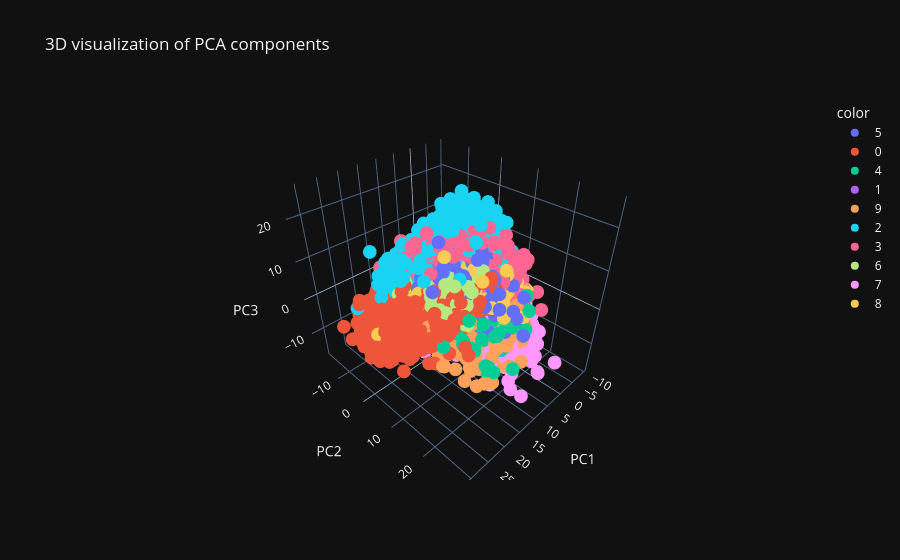

Notebook source saved alongside this figure:
### Markdown cell above
* Побудуємо 3D-графік (PC1, PC2, PC3) для кращого розуміння структури даних (використаємо matplotlib.axes3d). Точки зафарбуємо відповідно до класу цифри.

### Code cell
import plotly.express as px

fig = (px.scatter_3d
    (
        x = X_pca[:,0],
        y = X_pca[:,1],
        z = X_pca[:,2],
        color = y,
        labels = {
            "x": "PC1",
            "y": "PC2",
            "z": "PC3"
        },
        title = "3D visualization of PCA components"
    ))
fig.show()

### Figure 1 — Plotly figure (JSON) as saved in the notebook; plotly's stock layout.template omitted (floating-point values rounded to 4 significant figures; data arrays with more than 128 entries replaced by an {"elided": "..."} marker saying what was removed)
{"data": [{"hovertemplate": "color=5<br>PC1=%{x}<br>PC2=%{y}<br>PC3=%{z}<extra></extra>", "legendgroup": "5", "marker": {"color": "#636efa", "symbol": "circle"}, "mode": "markers", "name": "5", "scene": "scene", "showlegend": true, "x": {"elided": "6313 float values"}, "y": {"elided": "6313 float values"}, "z": {"elided": "6313 float values"}, "type": "scatter3d"}, {"hovertemplate": "color=0<br>PC1=%{x}<br>PC2=%{y}<br>PC3=%{z}<extra></extra>", "legendgroup": "0", "marker": {"color": "#EF553B", "symbol": "circle"}, "mode": "markers", "name": "0", "scene": "scene", "showlegend": true, "x": {"elided": "6903 float values"}, "y": {"elided": "6903 float values"}, "z": {"elided": "6903 float values"}, "type": "scatter3d"}, {"hovertemplate": "color=4<br>PC1=%{x}<br>PC2=%{y}<br>PC3=%{z}<extra></extra>", "legendgroup": "4", "marker": {"color": "#00cc96", "symbol": "circle"}, "mode": "markers", "name": "4", "scene": "scene", "showlegend": true, "x": {"elided": "6824 float values"}, "y": {"elided": "6824 float values"}, "z": {"elided": "6824 float values"}, "type": "scatter3d"}, {"hovertemplate": "color=1<br>PC1=%{x}<br>PC2=%{y}<br>PC3=%{z}<extra></extra>", "legendgroup": "1", "marker": {"color": "#ab63fa", "symbol": "circle"}, "mode": "markers", "name": "1", "scene": "scene", "showlegend": true, "x": {"elided": "7877 float values"}, "y": {"elided": "7877 float values"}, "z": {"elided": "7877 float values"}, "type": "scatter3d"}, {"hovertemplate": "color=9<br>PC1=%{x}<br>PC2=%{y}<br>PC3=%{z}<extra></extra>", "legendgroup": "9", "marker": {"color": "#FFA15A", "symbol": "circle"}, "mode": "markers", "name": "9", "scene": "scene", "showlegend": true, "x": {"elided": "6958 float values"}, "y": {"elided": "6958 float values"}, "z": {"elided": "6958 float values"}, "type": "scatter3d"}, {"hovertemplate": "color=2<br>PC1=%{x}<br>PC2=%{y}<br>PC3=%{z}<extra></extra>", "legendgroup": "2", "marker": {"color": "#19d3f3", "symbol": "circle"}, "mode": "markers", "name": "2", "scene": "scene", "showlegend": true, "x": {"elided": "6990 float values"}, "y": {"elided": "6990 float values"}, "z": {"elided": "6990 float values"}, "type": "scatter3d"}, {"hovertemplate": "color=3<br>PC1=%{x}<br>PC2=%{y}<br>PC3=%{z}<extra></extra>", "legendgroup": "3", "marker": {"color": "#FF6692", "symbol": "circle"}, "mode": "markers", "name": "3", "scene": "scene", "showlegend": true, "x": {"elided": "7141 float values"}, "y": {"elided": "7141 float values"}, "z": {"elided": "7141 float values"}, "type": "scatter3d"}, {"hovertemplate": "color=6<br>PC1=%{x}<br>PC2=%{y}<br>PC3=%{z}<extra></extra>", "legendgroup": "6", "marker": {"color": "#B6E880", "symbol": "circle"}, "mode": "markers", "name": "6", "scene": "scene", "showlegend": true, "x": {"elided": "6876 float values"}, "y": {"elided": "6876 float values"}, "z": {"elided": "6876 float values"}, "type": "scatter3d"}, {"hovertemplate": "color=7<br>PC1=%{x}<br>PC2=%{y}<br>PC3=%{z}<extra></extra>", "legendgroup": "7", "marker": {"color": "#FF97FF", "symbol": "circle"}, "mode": "markers", "name": "7", "scene": "scene", "showlegend": true, "x": {"elided": "7293 float values"}, "y": {"elided": "7293 float values"}, "z": {"elided": "7293 float values"}, "type": "scatter3d"}, {"hovertemplate": "color=8<br>PC1=%{x}<br>PC2=%{y}<br>PC3=%{z}<extra></extra>", "legendgroup": "8", "marker": {"color": "#FECB52", "symbol": "circle"}, "mode": "markers", "name": "8", "scene": "scene", "showlegend": true, "x": {"elided": "6825 float values"}, "y": {"elided": "6825 float values"}, "z": {"elided": "6825 float values"}, "type": "scatter3d"}], "layout": {"scene": {"domain": {"x": [0.0, 1.0], "y": [0.0, 1.0]}, "xaxis": {"title": {"text": "PC1"}}, "yaxis": {"title": {"text": "PC2"}}, "zaxis": {"title": {"text": "PC3"}}}, "legend": {"title": {"text": "color"}, "tracegroupgap": 0}, "title": {"text": "3D visualization of PCA components"}}}
